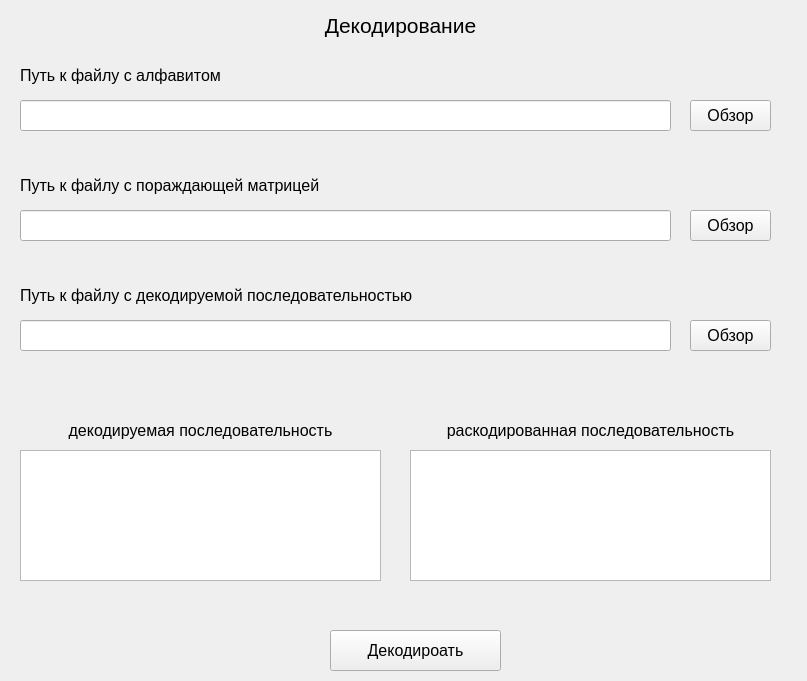
<?xml version="1.0" encoding="UTF-8"?>
<ui version="4.0">
 <class>HammingDecodeWidget</class>
 <widget class="QWidget" name="HammingDecodeWidget">
  <property name="geometry">
   <rect>
    <x>0</x>
    <y>0</y>
    <width>807</width>
    <height>681</height>
   </rect>
  </property>
  <property name="windowTitle">
   <string>Form</string>
  </property>
  <widget class="QLabel" name="alphLabel">
   <property name="geometry">
    <rect>
     <x>20</x>
     <y>60</y>
     <width>341</width>
     <height>31</height>
    </rect>
   </property>
   <property name="font">
    <font>
     <pointsize>12</pointsize>
    </font>
   </property>
   <property name="text">
    <string>Путь к файлу с алфавитом</string>
   </property>
  </widget>
  <widget class="QLabel" name="seqLabel">
   <property name="geometry">
    <rect>
     <x>20</x>
     <y>280</y>
     <width>651</width>
     <height>31</height>
    </rect>
   </property>
   <property name="font">
    <font>
     <pointsize>12</pointsize>
    </font>
   </property>
   <property name="text">
    <string>Путь к файлу с декодируемой последовательностью</string>
   </property>
  </widget>
  <widget class="QPushButton" name="alphPushButton">
   <property name="geometry">
    <rect>
     <x>690</x>
     <y>100</y>
     <width>81</width>
     <height>31</height>
    </rect>
   </property>
   <property name="font">
    <font>
     <pointsize>12</pointsize>
    </font>
   </property>
   <property name="text">
    <string>Обзор</string>
   </property>
  </widget>
  <widget class="QLineEdit" name="alphLineEdit">
   <property name="geometry">
    <rect>
     <x>20</x>
     <y>100</y>
     <width>651</width>
     <height>31</height>
    </rect>
   </property>
   <property name="font">
    <font>
     <pointsize>12</pointsize>
    </font>
   </property>
  </widget>
  <widget class="QTextBrowser" name="decodingTextBrowser">
   <property name="geometry">
    <rect>
     <x>20</x>
     <y>450</y>
     <width>361</width>
     <height>131</height>
    </rect>
   </property>
   <property name="font">
    <font>
     <pointsize>14</pointsize>
    </font>
   </property>
  </widget>
  <widget class="QPushButton" name="seqPushButton">
   <property name="geometry">
    <rect>
     <x>690</x>
     <y>320</y>
     <width>81</width>
     <height>31</height>
    </rect>
   </property>
   <property name="font">
    <font>
     <pointsize>12</pointsize>
    </font>
   </property>
   <property name="text">
    <string>Обзор</string>
   </property>
  </widget>
  <widget class="QLineEdit" name="seqLineEdit">
   <property name="geometry">
    <rect>
     <x>20</x>
     <y>320</y>
     <width>651</width>
     <height>31</height>
    </rect>
   </property>
   <property name="font">
    <font>
     <pointsize>12</pointsize>
    </font>
   </property>
   <property name="text">
    <string/>
   </property>
  </widget>
  <widget class="QLabel" name="tittleLabel">
   <property name="geometry">
    <rect>
     <x>300</x>
     <y>0</y>
     <width>201</width>
     <height>51</height>
    </rect>
   </property>
   <property name="font">
    <font>
     <pointsize>16</pointsize>
    </font>
   </property>
   <property name="text">
    <string>Декодирование</string>
   </property>
   <property name="alignment">
    <set>Qt::AlignCenter</set>
   </property>
  </widget>
  <widget class="QPushButton" name="decodePushButton">
   <property name="geometry">
    <rect>
     <x>330</x>
     <y>630</y>
     <width>171</width>
     <height>41</height>
    </rect>
   </property>
   <property name="font">
    <font>
     <pointsize>12</pointsize>
    </font>
   </property>
   <property name="text">
    <string>Декодироать</string>
   </property>
  </widget>
  <widget class="QPushButton" name="gMatrixPushButton">
   <property name="geometry">
    <rect>
     <x>690</x>
     <y>210</y>
     <width>81</width>
     <height>31</height>
    </rect>
   </property>
   <property name="font">
    <font>
     <pointsize>12</pointsize>
    </font>
   </property>
   <property name="text">
    <string>Обзор</string>
   </property>
  </widget>
  <widget class="QLineEdit" name="gMatrixLineEdit">
   <property name="geometry">
    <rect>
     <x>20</x>
     <y>210</y>
     <width>651</width>
     <height>31</height>
    </rect>
   </property>
   <property name="font">
    <font>
     <pointsize>12</pointsize>
    </font>
   </property>
   <property name="text">
    <string/>
   </property>
  </widget>
  <widget class="QLabel" name="gMatrixLabel">
   <property name="geometry">
    <rect>
     <x>20</x>
     <y>170</y>
     <width>481</width>
     <height>31</height>
    </rect>
   </property>
   <property name="font">
    <font>
     <pointsize>12</pointsize>
    </font>
   </property>
   <property name="text">
    <string>Путь к файлу с пораждающей матрицей</string>
   </property>
  </widget>
  <widget class="QLabel" name="decodeLabel">
   <property name="geometry">
    <rect>
     <x>20</x>
     <y>420</y>
     <width>361</width>
     <height>20</height>
    </rect>
   </property>
   <property name="font">
    <font>
     <pointsize>12</pointsize>
    </font>
   </property>
   <property name="text">
    <string>декодируемая последовательность</string>
   </property>
   <property name="alignment">
    <set>Qt::AlignCenter</set>
   </property>
  </widget>
  <widget class="QLabel" name="decodedLabel">
   <property name="geometry">
    <rect>
     <x>410</x>
     <y>420</y>
     <width>361</width>
     <height>20</height>
    </rect>
   </property>
   <property name="font">
    <font>
     <pointsize>12</pointsize>
    </font>
   </property>
   <property name="text">
    <string>раскодированная последовательность</string>
   </property>
   <property name="alignment">
    <set>Qt::AlignCenter</set>
   </property>
  </widget>
  <widget class="QTextBrowser" name="decodedTextBrowser">
   <property name="geometry">
    <rect>
     <x>410</x>
     <y>450</y>
     <width>361</width>
     <height>131</height>
    </rect>
   </property>
   <property name="font">
    <font>
     <pointsize>14</pointsize>
    </font>
   </property>
  </widget>
 </widget>
 <resources/>
 <connections/>
</ui>
